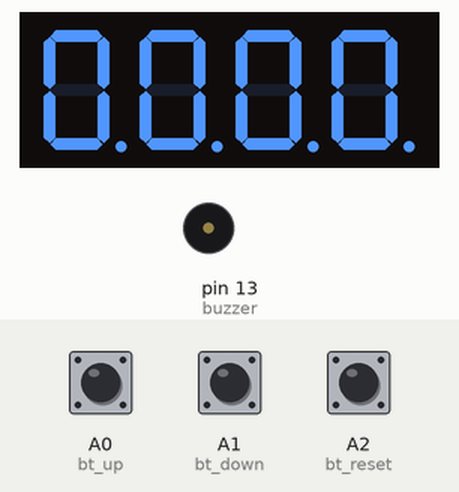
A sketch run on a simulated Arduino Uno, built with avr-gcc and run on an emulated ATmega328P. On the bench: 4-digit seven-segment display, buzzer (waves = sounding). Wiring (inferred from the names in the program): 4-digit 7-segment display, segments lit when HIGH: segments pin 2, pin 3, pin 4, pin 5, pin 6, pin 7, pin 8, pin 5; digit selects pin 9, pin 10, pin 11, pin 12. Inputs (shaded band) come from the test bench; at power-on: A0 (bt_up) HIGH, A2 (bt_reset) HIGH, A1 (bt_down) HIGH. The segment pins are drawn as the display they are named for.

Above: at 1.2 s.
1.3 s: A0 (bt_up) pulled LOW for 3.2 s
At 2.68 s:
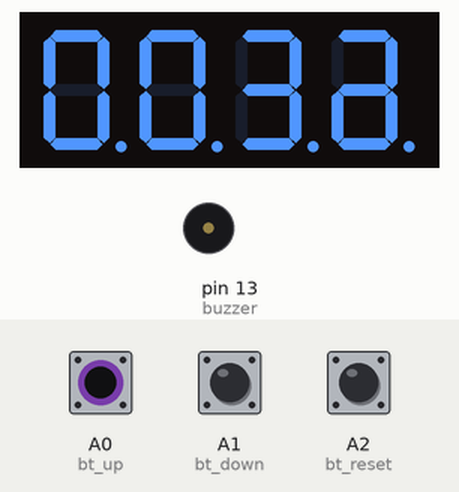
5.1 s: A2 (bt_reset) pulled LOW for 3.2 s
At 6.2 s:
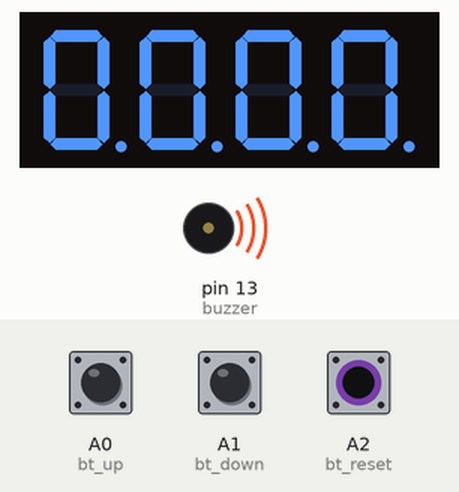
8.9 s: A1 (bt_down) pulled LOW for 1 s
At 9.51 s:
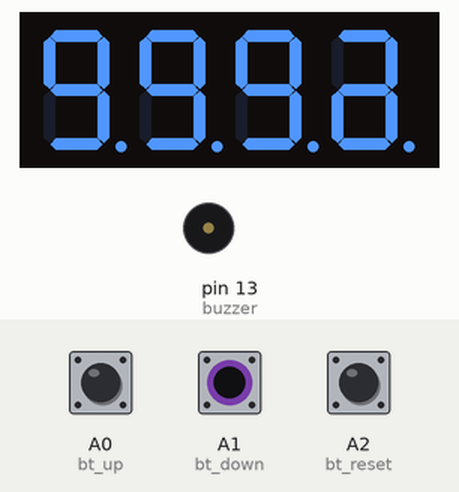
10.5 s: A0 (bt_up) pulled LOW for 0.15 s
At 11.13 s:
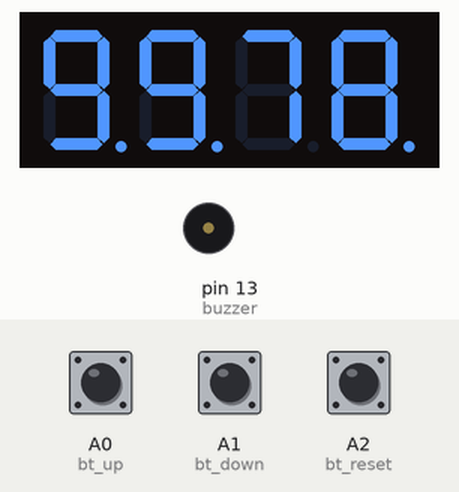
11.2 s: A2 (bt_reset) pulled LOW for 0.15 s
At 11.63 s:
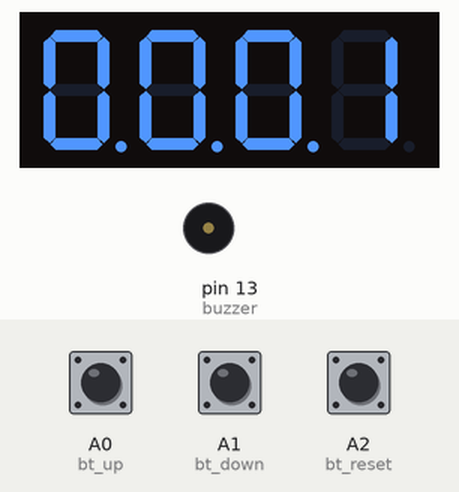
11.9 s: A1 (bt_down) pulled LOW for 0.15 s
At 12.77 s:
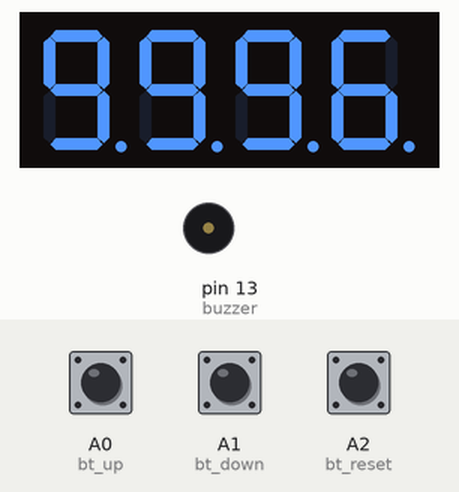
Timing chart, 0 to 13.6 s (numbered marks = the images above; inputs shaded):
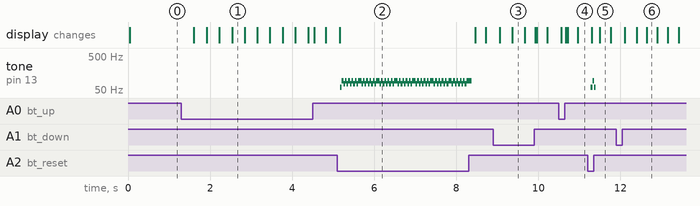

The sketch:

4_Digit_7_Segment_Display_Automatic_Increment_and_Decrement.ino
```cpp
/*************************************************************************************
How the program works: There are 3 buttons: Increment, Decrement, and Pause/reset.
Pressing the increment button begins an auto incrementation with a delay. Pressing
the decrement button turns off auto incrementation and begins an auto decrementation.
Pressing the pause/reset button pauses the auto incrementation/decrementation.
Holding the pause/reset button for a set amount of time completely resets the counter.
*************************************************************************************/

int aPin = 2;
int bPin = 3;
int cPin = 4;
int dPin = 5;
int ePin = 6;
int fPin = 7;
int gPin = 8;
int c1Pin = 9;
int c2Pin = 10;
int c3Pin = 11;
int c4Pin = 12;
int bt_up = A0;
int bt_down = A1;
int bt_reset = A2;
int buzzer = 13;
int Counter = 0;

unsigned long bt_reset_pressed = 0;  // Doesn't HAVE to be a long, but because it stores time, it can hold a huge number of POSITIVE INTEGERS (about 50 days worth of time)
unsigned long bt_up_pressed = 0;
unsigned long bt_down_pressed = 0;
bool isIncrementing = false;
bool isDecrementing = false;

int IncDecConst = 250;  // Number of milliseconds between increment/decrement. Default is 0.5 seconds
int holdConst = 1000;   // Number of milliseconds to hold increment/decrement buttons to begin auto increment/decrement. Default is 1 second
int resetConst = 3000;  // Number of milliseconds to hold reset button to actually reset. Default is 2 seconds

void setup() {
  pinMode(bt_up, INPUT_PULLUP);
  pinMode(bt_down, INPUT_PULLUP);
  pinMode(bt_reset, INPUT_PULLUP);

  pinMode(aPin, OUTPUT);
  pinMode(bPin, OUTPUT);
  pinMode(cPin, OUTPUT);
  pinMode(dPin, OUTPUT);
  pinMode(ePin, OUTPUT);
  pinMode(fPin, OUTPUT);
  pinMode(gPin, OUTPUT);
  pinMode(c1Pin, OUTPUT);
  pinMode(c2Pin, OUTPUT);
  pinMode(c3Pin, OUTPUT);
  pinMode(c4Pin, OUTPUT);
  pinMode(buzzer, OUTPUT);

  digitalWrite(c1Pin, LOW);  // Turns all digits on
  digitalWrite(c2Pin, LOW);
  digitalWrite(c3Pin, LOW);
  digitalWrite(c4Pin, LOW);
}

void loop() {
  if (digitalRead(bt_up) == LOW) {  // if incremnt button is pressed
    digitalWrite(buzzer, HIGH);  // buzzer makes sound
    // Add some delay between when button is pressed and we switch to increment
    if((millis() - bt_up_pressed) < holdConst) {
      Counter++;
      delay(20);
      isDecrementing = false;
      if(Counter > 9999) {        // if counter is too big, wrap to zero
        Counter = 0;
      }
    }
    else {
      isIncrementing = true;
      isDecrementing = false;
    }
    bt_up_pressed = millis();
  }

  if(digitalRead(bt_down) == LOW) {  // if decrement button is pressed
    digitalWrite(buzzer, HIGH);
    // Add some delay between when button is pressed and we switch to decrement
    if((millis() - bt_down_pressed) < holdConst) {
      Counter--;
      delay(20);
      isIncrementing = false;
      if(Counter < 0) {  // Wrap to 9999 if counter is too small
        Counter = 9999;
      }
    }
    else {
      isIncrementing = false;
      isDecrementing = true;
    }
    bt_down_pressed = millis();
  }

  if(digitalRead(bt_reset) == LOW) {                // When reset button is pressed
    digitalWrite(buzzer, HIGH);                      // Buzzer makes sound
    // Add some delay between when button is pressed and we switch to decrement
    if((millis() - bt_reset_pressed) > resetConst) {  // If reset button is held for more than 2 seconds. Is checked by millis() function
      Counter = 0;
    }  // Note: millis() counts the total number of milliseconds, and due to code later, another variable, bt_reset_pressed, gets set to it
    else {
      isIncrementing = false;  // Pause incrementing
      isDecrementing = false;  // Pause decrementing
    }
  }

  if(isIncrementing && ((millis() - bt_up_pressed) > IncDecConst)) {  // If incrementing and [IncDecConst] milleseconds has passed
    Counter++;
    if(Counter > 9999) {
      Counter = 0;  // Wrap around to 0 if counter exceeds 9999
    }
    bt_up_pressed = millis();  // Update the time of last button press
  }

  if(isDecrementing && ((millis() - bt_down_pressed) > IncDecConst)) {  // If decrementing and [IncDecConst] milliseconds has passed
    Counter--;
    if(Counter < 0) {  // Wraps counter around to 9999
      Counter = 9999;
    }
    bt_down_pressed = millis();  // Update the time of last button press
  }

  showNumber((Counter / 1000) % 10);  // Thousands digit
  digitalWrite(c1Pin, LOW);
  delay(4);  // Multiplex by quickly switching digit from on at certain number, determined by showNumber(int num)
  digitalWrite(c1Pin, HIGH);

  showNumber((Counter / 100) % 10);  // Hundreds digit
  digitalWrite(c2Pin, LOW);
  delay(4);  // Creates illusion of numbers not blinking and appearing on
  digitalWrite(c2Pin, HIGH);

  showNumber((Counter / 10) % 10);  // Tens digit
  digitalWrite(c3Pin, LOW);
  delay(4);  // Smaller numbers have faster update time, but ruin the buzzer sound
  digitalWrite(c3Pin, HIGH);

  showNumber(Counter % 10);  // Ones digit
  digitalWrite(c4Pin, LOW);
  delay(4);  // 4 milliseconds is optimal for maximum buzzer volume and multiplexing
  digitalWrite(c4Pin, HIGH);

  digitalWrite(buzzer, LOW);  // Turns buzzer off in case if it was switched on and never turned off earlier
}


void showNumber(int x) {  // Switch that calls any of the number methods based off an integer x
  switch (x) {
    case 1:
      one();
      break;
    case 2:
      two();
      break;
    case 3:
      three();
      break;
    case 4:
      four();
      break;
    case 5:
      five();
      break;
    case 6:
      six();
      break;
    case 7:
      seven();
      break;
    case 8:
      eight();
      break;
    case 9:
      nine();
      break;
    default:
      zero();
      break;
  }
}

void one() {
  digitalWrite(aPin, LOW);
  digitalWrite(bPin, HIGH);
  digitalWrite(cPin, HIGH);
  digitalWrite(dPin, LOW);
  digitalWrite(ePin, LOW);
  digitalWrite(fPin, LOW);
  digitalWrite(gPin, LOW);
}

void two() {
  digitalWrite(aPin, HIGH);
  digitalWrite(bPin, HIGH);
  digitalWrite(cPin, LOW);
  digitalWrite(dPin, HIGH);
  digitalWrite(ePin, HIGH);
  digitalWrite(fPin, LOW);
  digitalWrite(gPin, HIGH);
}

void three() {
  digitalWrite(aPin, HIGH);
  digitalWrite(bPin, HIGH);
  digitalWrite(cPin, HIGH);
  digitalWrite(dPin, HIGH);
  digitalWrite(ePin, LOW);
  digitalWrite(fPin, LOW);
  digitalWrite(gPin, HIGH);
}

void four() {
  digitalWrite(aPin, LOW);
  digitalWrite(bPin, HIGH);
  digitalWrite(cPin, HIGH);
  digitalWrite(dPin, LOW);
  digitalWrite(ePin, LOW);
  digitalWrite(fPin, HIGH);
  digitalWrite(gPin, HIGH);
}

void five() {
  digitalWrite(aPin, HIGH);
  digitalWrite(bPin, LOW);
  digitalWrite(cPin, HIGH);
  digitalWrite(dPin, HIGH);
  digitalWrite(ePin, LOW);
  digitalWrite(fPin, HIGH);
  digitalWrite(gPin, HIGH);
}

void six() {
  digitalWrite(aPin, HIGH);
  digitalWrite(bPin, LOW);
  digitalWrite(cPin, HIGH);
  digitalWrite(dPin, HIGH);
  digitalWrite(ePin, HIGH);
  digitalWrite(fPin, HIGH);
  digitalWrite(gPin, HIGH);
}

void seven() {
  digitalWrite(aPin, HIGH);
  digitalWrite(bPin, HIGH);
  digitalWrite(cPin, HIGH);
  digitalWrite(dPin, LOW);
  digitalWrite(ePin, LOW);
  digitalWrite(fPin, LOW);
  digitalWrite(gPin, LOW);
}

void eight() {
  digitalWrite(aPin, HIGH);
  digitalWrite(bPin, HIGH);
  digitalWrite(cPin, HIGH);
  digitalWrite(dPin, HIGH);
  digitalWrite(ePin, HIGH);
  digitalWrite(fPin, HIGH);
  digitalWrite(gPin, HIGH);
}

void nine() {
  digitalWrite(aPin, HIGH);
  digitalWrite(bPin, HIGH);
  digitalWrite(cPin, HIGH);
  digitalWrite(dPin, HIGH);
  digitalWrite(ePin, LOW);
  digitalWrite(fPin, HIGH);
  digitalWrite(gPin, HIGH);
}

void zero() {
  digitalWrite(aPin, HIGH);
  digitalWrite(bPin, HIGH);
  digitalWrite(cPin, HIGH);
  digitalWrite(dPin, HIGH);
  digitalWrite(ePin, HIGH);
  digitalWrite(fPin, HIGH);
  digitalWrite(gPin, LOW);
}
```

Measured:
- after the input at 1.3 s, the display: first changes after 0.31 s (image 1 shows a later state)
- after the input at 5.1 s, tone on pin 13 (buzzer): plays 61 Hz for 0.04 s, 92 Hz for 0.04 s, 77 Hz for 0.04 s, 92 Hz for 0.04 s, 77 Hz for 0.04 s, 92 Hz for 0.04 s … (72 notes in this stretch), starting after 0.07 s
- after the input at 11.2 s, tone on pin 13 (buzzer): silent → 61 Hz after 0.08 s, → 92 Hz 0.04 s later, → 61 Hz 0.04 s later, → silent 0.04 s later
